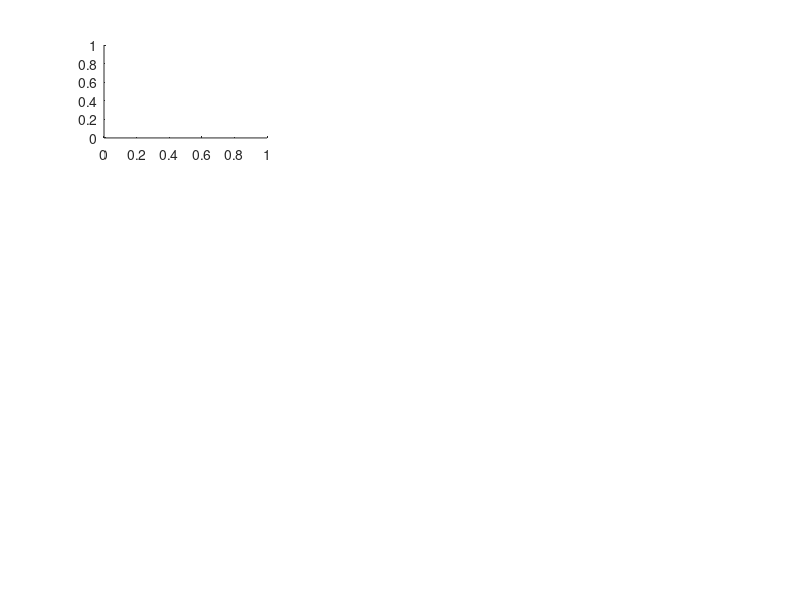

Write MATLAB code to recreate this figure. (Note: this script raises an error after producing the figure.)
close all; clearvars 

material = [ "glass", "ceramic", "metal", "stone","wood","plastic", "cardboard"];
mat_group1 = ["glass", "ceramic", "metal", "stone"];
mat_group2 = ["wood","plastic", "cardboard"];
load_dir = "../../data/modes_synth/"; 
colorscheme = jet(length(material));
size_buckets = 1:4;
set(0,'DefaultFigureVisible','on')
freq_lims = [0, 20000];
    amp_lims = [-40, 0];
    RT60_lims = [0, 0.5];

% Create a single figure with 4x3 subplot layout with square subplots
figure('Units', 'inches', 'Position', [1 1 11 11]); % Made square by adjusting height to 11

for jjj = 1:length(size_buckets)
    size_bucket = size_buckets(jjj);
    
    % RT60 vs Frequency
    subplot(4, 3, 3*(jjj-1) + 1); hold on;
    for ii = 1:length(material)
        load(load_dir + material(ii) + "_" + string(size_bucket) + "_modes.mat");
        
        % --- Filter out potential replica modes ---
        modes_filtered = filter_modes(modes,material(ii)); 

        amp_norm = (modes_filtered(2,:) - min(modes_filtered(2,:))) / (max(modes_filtered(2,:)) - min(modes_filtered(2,:)));
        amp_norm(isnan(amp_norm)) = 0;
        transparency = tanh(0.4 + 0.6 * amp_norm);
        transparency(transparency > 1) = 1;

        s = scatter(modes_filtered(1,:), modes_filtered(3,:), abs(modes_filtered(2,:) + 50).^1, colorscheme(ii,:), 'filled');
        s.AlphaData = transparency;
        s.MarkerEdgeAlpha = 'flat';
        s.MarkerFaceAlpha = 'flat';
        
        l1(ii) = scatter(NaN, NaN, 50, colorscheme(ii,:), "filled"); 
        set(gca,'xlim',freq_lims);
        set(gca,'ylim',RT60_lims);
    end
    if jjj == 1
    end
    hold off;
    set(gca, 'PlotBoxAspectRatio', [1 1 1]);
    
    % Amplitude vs Frequency
    subplot(4, 3, 3*(jjj-1) + 2); hold on;
    for ii = 1:length(material)
        load(load_dir + material(ii) + "_" + string(size_bucket) + "_modes.mat");
        
        % --- Filter out potential replica modes ---
        modes_filtered = filter_modes(modes,material(ii)); 
    
        rt60_norm = (modes_filtered(3,:) - min(modes_filtered(3,:))) / (0.2 - min(modes_filtered(3,:)));
        rt60_norm(isnan(rt60_norm)) = 0;
        marker_size = 15 + rt60_norm * 29;
        transparency = tanh(0.4 + rt60_norm * 0.6); 
    
        s = scatter(modes_filtered(1,:), modes_filtered(2,:), marker_size, colorscheme(ii,:), 'filled');
        s.AlphaData = transparency;
        s.MarkerEdgeAlpha = 'flat';
        s.MarkerFaceAlpha = 'flat';
        
        l2(ii) = scatter(NaN, NaN, 50, colorscheme(ii,:), "filled"); 
        set(gca,'xlim',freq_lims);
        set(gca,'ylim',amp_lims);
    end
    hold off;
    set(gca, 'PlotBoxAspectRatio', [1 1 1]);
    
    % Amplitude vs RT60
    subplot(4, 3, 3*(jjj-1) + 3); hold on;
    for ii = 1:length(material)
        load(load_dir + material(ii) + "_" + string(size_bucket) + "_modes.mat");
    
        % --- Filter out potential replica modes ---
        modes_filtered = filter_modes(modes,material(ii));
    
        freq_norm = (modes_filtered(1,:) - min(modes_filtered(1,:))) / (max(modes_filtered(1,:)) - min(modes_filtered(1,:)));
        freq_norm(isnan(freq_norm)) = 0;
        marker_size = 25 + freq_norm * 19; 
        transparency = tanh(0.5 + freq_norm * 0.5); 
    
        s = scatter(modes_filtered(3,:), modes_filtered(2,:), marker_size, colorscheme(ii,:), 'filled');
        s.AlphaData = transparency;
        s.MarkerEdgeAlpha = 'flat';
        s.MarkerFaceAlpha = 'flat';
        
        l3(ii) = scatter(NaN, NaN, 50, colorscheme(ii,:), "filled"); 
        set(gca,'xlim',RT60_lims);
        set(gca,'ylim',amp_lims);
    end
    hold off;
    set(gca, 'PlotBoxAspectRatio', [1 1 1]);
    
    if jjj == length(size_buckets)
        % RT60 vs Frequency
        subplot(4, 3, 10); hold on;
        for ii = 1:length(material)
            load(load_dir + material(ii) + "_" + string(size_bucket) + "_modes.mat");
            
            % --- Filter out potential replica modes ---
            modes_filtered = filter_modes(modes,material(ii)); 

            amp_norm = (modes_filtered(2,:) - min(modes_filtered(2,:))) / (max(modes_filtered(2,:)) - min(modes_filtered(2,:)));
            amp_norm(isnan(amp_norm)) = 0;
            transparency = tanh(0.4 + 0.6 * amp_norm);
            transparency(transparency > 1) = 1;

            s = scatter(modes_filtered(1,:), modes_filtered(3,:), abs(modes_filtered(2,:) + 50).^1, colorscheme(ii,:), 'filled');
            s.AlphaData = transparency;
            s.MarkerEdgeAlpha = 'flat';
            s.MarkerFaceAlpha = 'flat';
            
            l1(ii) = scatter(NaN, NaN, 50, colorscheme(ii,:), "filled"); 
            set(gca,'xlim',freq_lims);
            set(gca,'ylim',RT60_lims);
        end
        hold off;
        set(gca, 'PlotBoxAspectRatio', [1 1 1]);

        % Amplitude vs Frequency
        subplot(4, 3, 11); hold on;
        for ii = 1:length(material)
            load(load_dir + material(ii) + "_" + string(size_bucket) + "_modes.mat");
            
            % --- Filter out potential replica modes ---
            modes_filtered = filter_modes(modes,material(ii)); 
    
            rt60_norm = (modes_filtered(3,:) - min(modes_filtered(3,:))) / (0.2 - min(modes_filtered(3,:)));
            rt60_norm(isnan(rt60_norm)) = 0;
            marker_size = 15 + rt60_norm * 29;
            transparency = tanh(0.4 + rt60_norm * 0.6); 
    
            s = scatter(modes_filtered(1,:), modes_filtered(2,:), marker_size, colorscheme(ii,:), 'filled');
            s.AlphaData = transparency;
            s.MarkerEdgeAlpha = 'flat';
            s.MarkerFaceAlpha = 'flat';
            
            l2(ii) = scatter(NaN, NaN, 50, colorscheme(ii,:), "filled"); 
            set(gca,'xlim',freq_lims);
            set(gca,'ylim',amp_lims);
        end
        hold off;
        set(gca, 'PlotBoxAspectRatio', [1 1 1]);

        % Amplitude vs RT60
        subplot(4, 3, 12); hold on;
        for ii = 1:length(material)
            load(load_dir + material(ii) + "_" + string(size_bucket) + "_modes.mat");
        
            % --- Filter out potential replica modes ---
            modes_filtered = filter_modes(modes,material(ii));
    
            freq_norm = (modes_filtered(1,:) - min(modes_filtered(1,:))) / (max(modes_filtered(1,:)) - min(modes_filtered(1,:)));
            freq_norm(isnan(freq_norm)) = 0;
            marker_size = 25 + freq_norm * 19; 
            transparency = tanh(0.5 + freq_norm * 0.5); 
    
            s = scatter(modes_filtered(3,:), modes_filtered(2,:), marker_size, colorscheme(ii,:), 'filled');
            s.AlphaData = transparency;
            s.MarkerEdgeAlpha = 'flat';
            s.MarkerFaceAlpha = 'flat';
            
            l3(ii) = scatter(NaN, NaN, 50, colorscheme(ii,:), "filled"); 
            set(gca,'xlim',RT60_lims);
            set(gca,'ylim',amp_lims);
        end
        hold off;
        set(gca, 'PlotBoxAspectRatio', [1 1 1]);
    end
end
saveas(gcf,'../all_figs/Figure_2h.svg');

function format_plot()
    set(findall(gcf,'-property','FontSize'),'FontSize',8); % Reduced font size
    set(findall(gcf,'-property','FontName'),'FontName','Helvetica');
    set(findall(gcf,'-property','LineWidth'),'LineWidth',2);
    set(findall(gcf,'-property','Color'),'Color','w');
    set(findall(gcf,'-property','Box'),'Box','on');
    set(findall(gcf,'-property','XColor'),'XColor','k');
    set(findall(gcf,'-property','YColor'),'YColor','k');
    set(findall(gcf,'-property','ZColor'),'ZColor','k');
    set(findall(gcf,'-property','GridColor'),'GridColor','k');
    set(findall(gcf,'-property','MinorGridColor'),'MinorGridColor','k');
    set(findall(gcf,'-property','MinorGridLineStyle'),'MinorGridLineStyle',':');
    set(findall(gcf,'-property','GridLineStyle'),'GridLineStyle',':');
    set(findall(gcf,'-property','MinorGridAlpha'),'MinorGridAlpha',0.5);
    set(findall(gcf,'-property','GridAlpha'),'GridAlpha',0.5);
    set(findall(gcf,'-property','MinorGridLineStyle'),'MinorGridLineStyle',':');
    
end

function save_figure(load_dir, size_bucket, filename)
    save_dir = load_dir + "../all_figs/";
    if ~exist(save_dir, 'dir')
        mkdir(save_dir);
    end
    saveas(gcf, save_dir + filename);
end

function modes_filtered = filter_modes(modes,material)
    % Initialize an array to keep track of the modes to keep
    keep_indices = true(1, size(modes, 2));

    if material == "cardboard" || material == "plastic"
        param1 = 0.01;
        param2 = 1;
        param3 = 0.03;
    else
        param1 = 0.02;
        param2 = 10;
        param3 = 0.08;
    end

    for i = 1:size(modes, 2)
        for j = i+1:size(modes, 2)
            % Check if the frequency difference and RT60 difference are within the thresholds
            if (abs(modes(1,i) - modes(1,j)) < (param1*modes(1,i)) && abs(modes(2,i) - modes(2,j)) < (param2) &&abs(modes(3,i) - modes(3,j)) < (param3*modes(3,i))) || (abs(modes(1,i) - modes(1,j)) < 10 && abs(modes(1,i))>8000)
                % Mark the mode with the lower amplitude for removal
                if modes(2,i) < modes(2,j)
                    keep_indices(i) = false;
                else
                    keep_indices(j) = false;
                end
            end
        end
    end

    % Filter the modes based on the keep_indices
    modes_filtered = modes(:, keep_indices);
end
